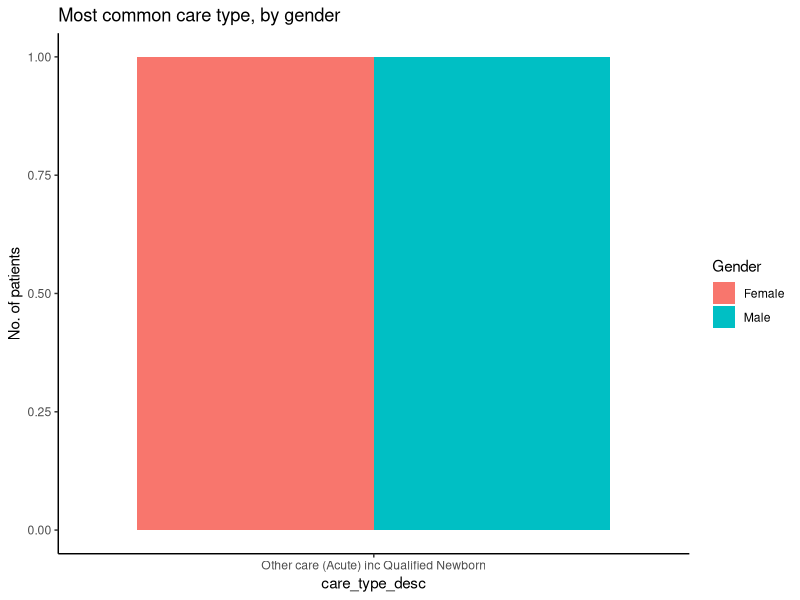
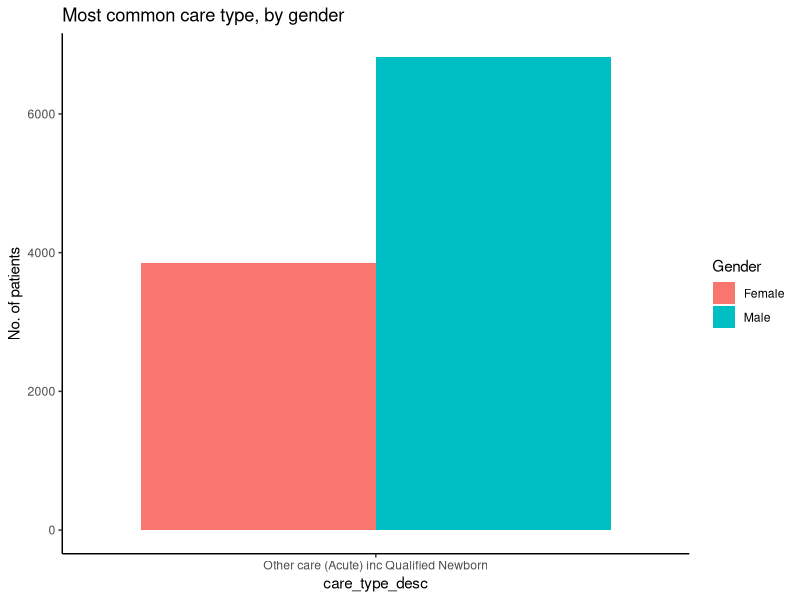
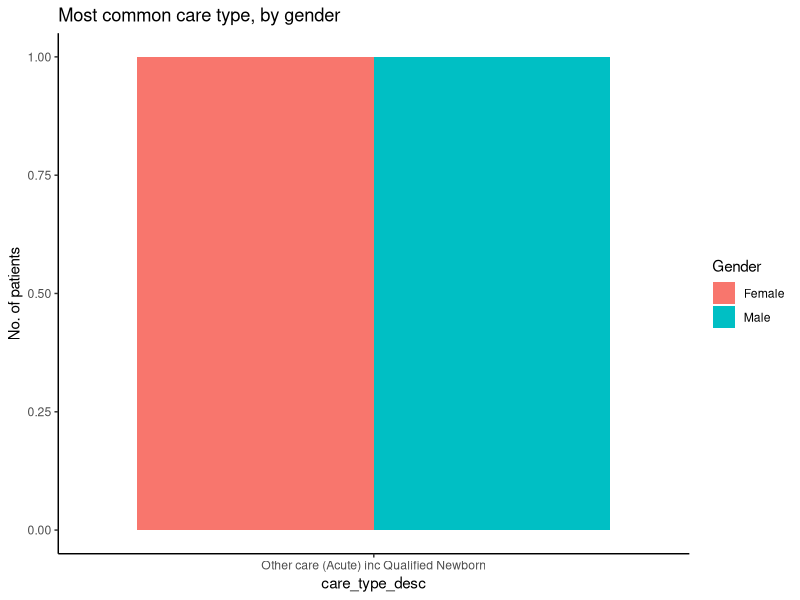
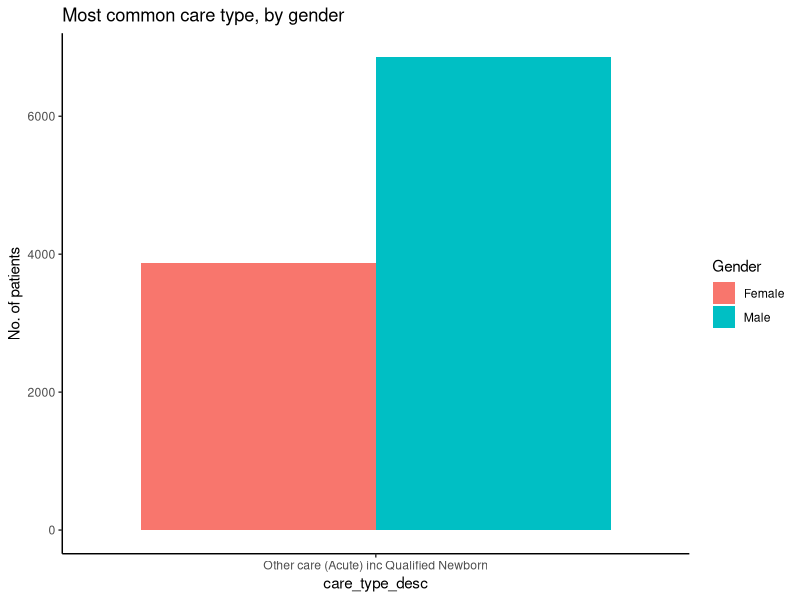
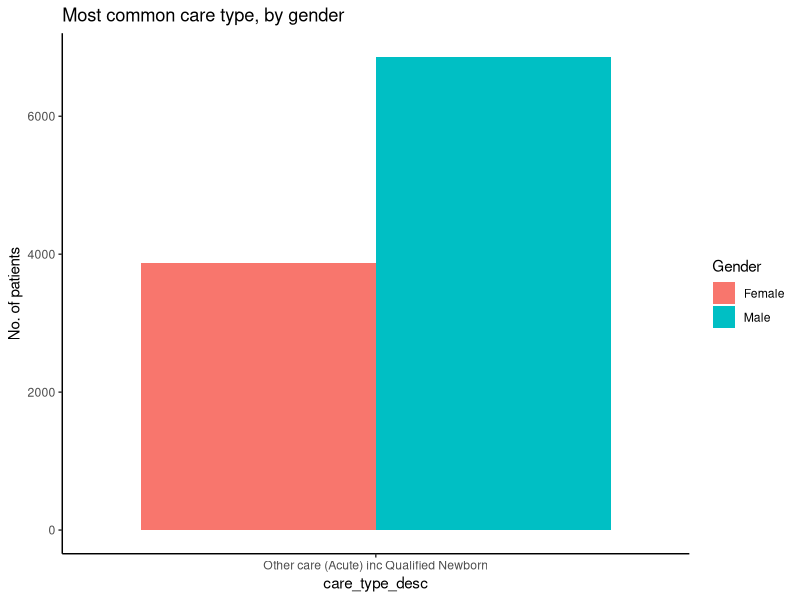
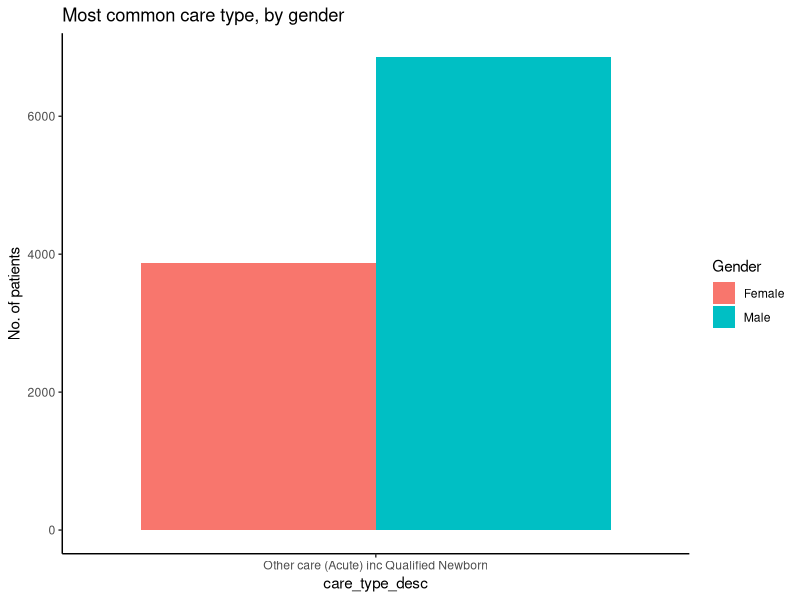

Reproduce these figures in R, in order.
## ---- chunk 1

library(tidyverse)
cardiac_diagnosis = read_csv("cardiac_diagnosis.csv") 


## ---- chunk 2

cardiac_diagnosis %>%
     count(care_type_desc, sex_desc, sort=TRUE) %>%
     head(2)

## ---- chunk 3

 cardiac_diagnosis %>%
     count(care_type_desc, sex_desc, sort=TRUE) %>%
     head(2) %>%
     ggplot()+
     geom_bar(mapping=aes(x=care_type_desc,fill=sex_desc), position="dodge")+
     labs(title="Most common care type, by gender", y="No. of patients")+
     scale_fill_discrete(name='Gender')+
     theme_classic()

## ---- chunk 4

  cardiac_diagnosis  %>%
  distinct(admission_id, care_type_desc, sex_desc) %>%
  count(care_type_desc, sort=TRUE) %>%
  head(1) %>%
  select( care_type_desc )

## ---- chunk 5

cardiac_diagnosis %>%
  distinct(admission_id, care_type_desc, sex_desc) %>%
  filter( care_type_desc == 'Other care (Acute) inc Qualified Newborn' )

## ---- chunk 6

cardiac_diagnosis %>%
  distinct(admission_id, care_type_desc, sex_desc) %>%
  filter( care_type_desc == 'Other care (Acute) inc Qualified Newborn' ) %>%
  ggplot()+
    geom_bar(mapping=aes(x=care_type_desc,fill=sex_desc), position="dodge")+
    labs(title="Most common care type, by gender", y="No. of patients")+
    scale_fill_discrete(name='Gender')+
    theme_classic()

## ---- chunk 7
 
cardiac_diagnosis %>%
    count(care_type_desc, sex_desc, sort=TRUE) %>%
    head(2) %>%
    ggplot()+
    geom_bar(mapping=aes(x=care_type_desc,fill=sex_desc), position="dodge")+
    labs(title="Most common care type, by gender", y="No. of patients")+
    scale_fill_discrete(name='Gender')+
    theme_classic()

## ---- chunk 8

cardiac_diagnosis %>%
  count(care_type_desc, sex_desc, sort=TRUE) %>%
  head(2) 

## ---- chunk 9

cardiac_diagnosis %>%
  count(care_type_desc, sex_desc, sort=TRUE) %>%
  head(2)  %>%
  ggplot()+
    geom_col(mapping=aes(x=care_type_desc,y=n, fill=sex_desc), position="dodge")+
    labs(title="Most common care type, by gender", y="No. of patients")+
    scale_fill_discrete(name='Gender')+
    theme_classic()


## ---- chunk 10

most_frequent_care_type <- 
  cardiac_diagnosis  %>%
    distinct(admission_id, care_type_desc, sex_desc) %>%
    count(care_type_desc, sort=TRUE) %>%
    head(1)

most_frequent_care_type

## ---- chunk 11

cardiac_diagnosis %>%
  inner_join( most_frequent_care_type )

## ---- chunk 12

cardiac_diagnosis %>%
  inner_join( most_frequent_care_type ) %>%
  distinct( care_type_desc )

## ---- chunk 13

most_frequent_care_type <- 
  cardiac_diagnosis  %>%
  distinct(admission_id, care_type_desc, sex_desc) %>%
  count(care_type_desc, sort=TRUE) %>%
  head(1)

cardiac_diagnosis %>%
  inner_join( most_frequent_care_type ) %>%
  ggplot()+
    geom_bar(mapping=aes(x=care_type_desc,fill=sex_desc), position="dodge")+
    labs(title="Most common care type, by gender", y="No. of patients")+
    scale_fill_discrete(name='Gender')+
    theme_classic()

## ---- chunk 14

most_frequent_care_type_desc <- 
  cardiac_diagnosis  %>%
  distinct(admission_id, care_type_desc, sex_desc) %>%
  count(care_type_desc, sort=TRUE) %>%
  head(1) %>%
  pluck( 1 )

most_frequent_care_type_desc 

cardiac_diagnosis %>%
  filter( care_type_desc == most_frequent_care_type_desc ) %>%
  ggplot()+
  geom_bar(mapping=aes(x=care_type_desc,fill=sex_desc), position="dodge")+
  labs(title="Most common care type, by gender", y="No. of patients")+
  scale_fill_discrete(name='Gender')+
  theme_classic()

